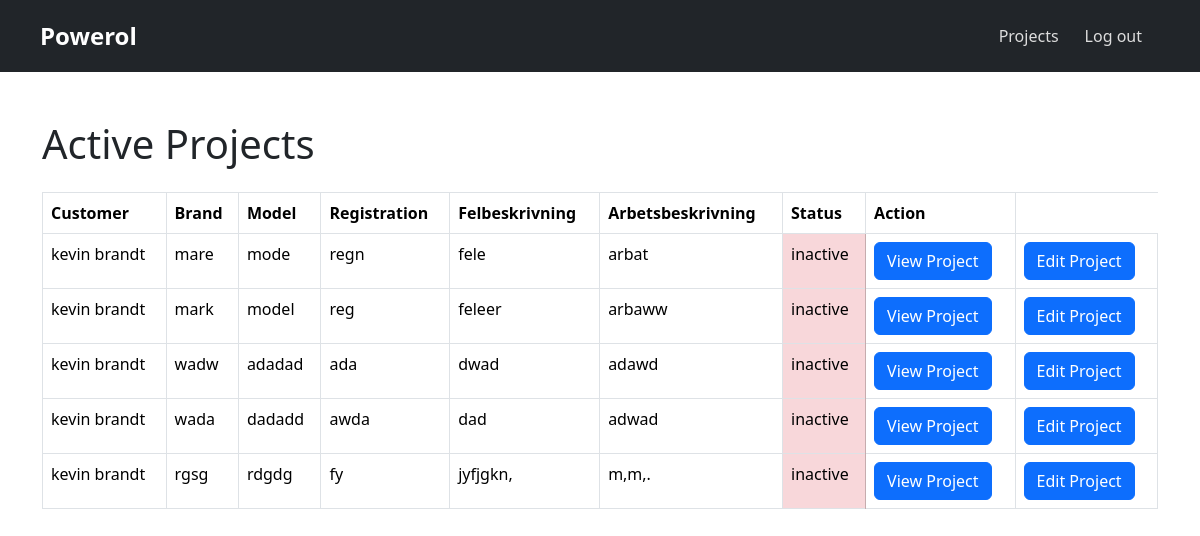
/all_projects.php (signed in), run on an earlier commit of the app's database.
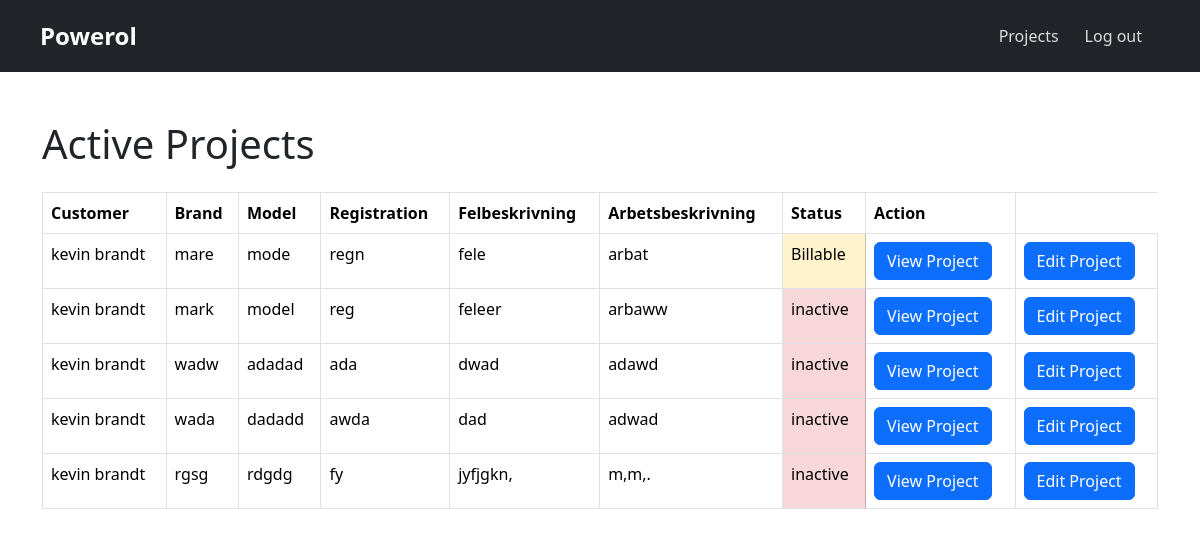
And on a later commit of the database.
### tables this page shows
CREATE TABLE `table_projekt` (
  `id_projekt` int(11) NOT NULL,
  `pt_felbeskrivning` varchar(520) NOT NULL,
  `pt_arbetsbeskrivning` varchar(520) NOT NULL,
  `pt_status_fk` int(11) NOT NULL,
  `customer_fk` int(11) DEFAULT NULL,
  `created_by_user_fk` int(11) NOT NULL,
  `car_brand` varchar(255) NOT NULL,
  `car_model` varchar(255) NOT NULL,
  `car_reg` varchar(255) NOT NULL
);

CREATE TABLE `table_status` (
  `id_status` int(11) NOT NULL,
  `status_name` varchar(50) NOT NULL
);

### all_projects.php (the view, shortened to what this page needs)
<?php
include_once 'includes/header.php';
echo "<div class='container mt-5'>";
echo "<h1 class='mb-4'>Active Projects</h1>";
try {
    $stmt = $pdo->query("
        SELECT
            p.id_projekt,
            CONCAT(c.cust_fname, ' ', c.cust_lname) AS customer_name,
            p.pt_felbeskrivning,
            p.pt_arbetsbeskrivning,
            p.car_brand,
            p.car_model,
            p.car_reg,
            s.status_name,
            p.pt_status_fk
        FROM table_projekt p
        JOIN table_customer c ON p.customer_fk = c.id_cust
        JOIN table_status s ON p.pt_status_fk = s.id_status
    ");
    if ($stmt->rowCount() > 0) {
        echo "<table class='table table-bordered table-hover'>
                <thead class='thead-dark'>
                    <tr>
                        <th>Customer</th>
                        <th>Brand</th>
                        <th>Model</th>
                        <th>Registration</th>
                        <th>Felbeskrivning</th>
                        <th>Arbetsbeskrivning</th>
                        <th>Status</th>
                        <th>Action</th>
                    </tr>
                </thead>
                <tbody>";
        foreach ($stmt as $row) {
            $status_color_class = '';
            switch ($row['pt_status_fk']) {
                case 2:
                    $status_color_class = 'table-danger';
                    break;
                case 3:
                    $status_color_class = 'table-warning';
                    break;
            }
            $felbeskrivning = strlen($row['pt_felbeskrivning']) > 100
                ? substr($row['pt_felbeskrivning'], 0, 100) . '...'
                : $row['pt_felbeskrivning'];
            $arbetsbeskrivning = strlen($row['pt_arbetsbeskrivning']) > 100
                ? substr($row['pt_arbetsbeskrivning'], 0, 100) . '...'
                : $row['pt_arbetsbeskrivning'];
            echo "<tr>
                    <td>" . $row['customer_name'] . "</td>
                    <td>" . $row['car_brand'] . "</td>
                    <td>" . $row['car_model'] . "</td>
                    <td>" . $row['car_reg'] . "</td>
                    <td>" . $felbeskrivning . "</td>
                    <td>" . $arbetsbeskrivning . "</td>
                    <td class='$status_color_class'>" . $row['status_name'] . "</td>
                    <td>
                        <a href='single-project.php?id=" . $row['id_projekt'] . "' class='btn btn-primary'>View Project</a>
                    </td>
                    <td>
                        <a href='edit-single-project.php?id=" . $row['id_projekt'] . "' class='btn btn-primary'>Edit Project</a>
                    </td>
                  </tr>";
        }
        echo "</tbody></table>";
    } else {
        echo "<div class='alert alert-info' role='alert'>No active projects found.</div>";
    }
} catch (PDOException $e) {
    echo "<div class='alert alert-danger' role='alert'>Error: " . $e->getMessage() . "</div>";
}
echo "</div>";
?>

### includes/header.php (shortened to what this page needs)
 <?php
$menuLinks = array(
  array(
    "title" => "Projects",
    "url" => "project.php"
  )
);
?>
<!DOCTYPE html>
<html>
<head>
<link href="https://cdn.jsdelivr.net/npm/bootstrap@5.3.3/dist/css/bootstrap.min.css" rel="stylesheet">
<link rel="stylesheet" href="assets/css/style.css">
</head>
<body>
<header class="container-fluid bg-dark">
    <nav class="navbar navbar-expand-lg navbar-dark bg-dark">
        <div class="container-fluid">
            <a class="navbar-brand" href="project.php">Powerol</a>
            <div class="collapse navbar-collapse justify-content-end" id="navbarNav">
                <ul class="navbar-nav">
                    <?php
                    if(isset($_SESSION['user_id'])){
                        foreach($menuLinks as $menuItem){
                            $activeClass = ($_SERVER['PHP_SELF'] === '/' . $menuItem['url']) ? 'active' : '';
                            echo "<li class='nav-item'>
                                <a class='nav-link $activeClass' href='{$menuItem['url']}'>{$menuItem['title']}</a>
                            </li>";
                        }
                    }
                    if(isset($_SESSION['user_id'])){
                        echo "<li class='nav-item'>
                            <a class='nav-link' href='?logout=1'>Log out</a>
                        </li>";
                    }
                    ?>
                </ul>
            </div>
        </div>
    </nav>
</header>
</body>
</html>

### assets/css/style.css (style rules this page uses)
.navbar-brand { font-weight: bold; font-size: 1.5rem; color: #fff !important; }
.navbar-nav .nav-item .nav-link { margin-right: 10px; color: #ddd; font-size: 1rem; transition: color 0.3s, background-color 0.3s; }
.navbar { padding: 0.8rem 1rem; }

What changed in the data, as far as the page shows it:
changed table_projekt "mare": pt_status_fk 2 → 3 (drawn); pt_status_fk.status_name "inactive" → "Billable"
